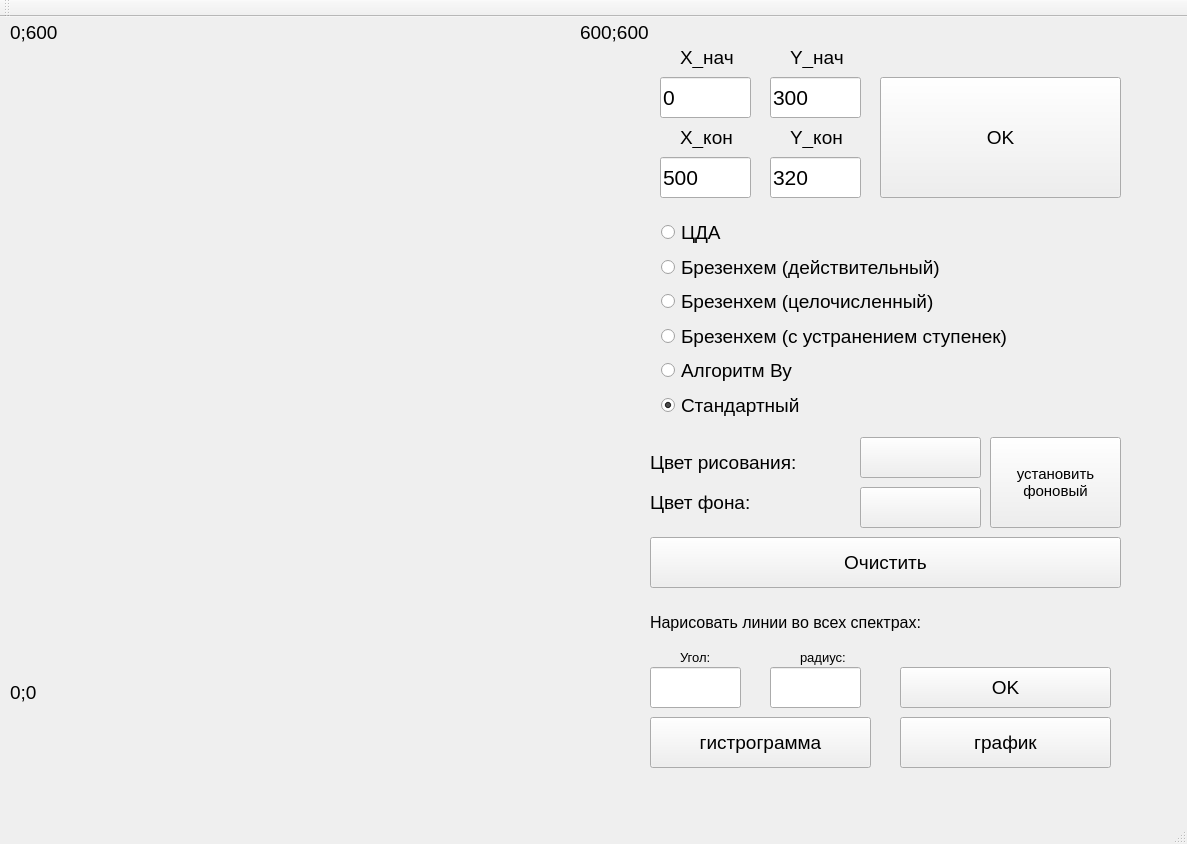
<?xml version="1.0" encoding="UTF-8"?>
<ui version="4.0">
 <class>MainWindow</class>
 <widget class="QMainWindow" name="MainWindow">
  <property name="geometry">
   <rect>
    <x>0</x>
    <y>0</y>
    <width>1187</width>
    <height>844</height>
   </rect>
  </property>
  <property name="windowTitle">
   <string>Методы отрисовки линий</string>
  </property>
  <widget class="QWidget" name="centralWidget">
   <widget class="GLWidget" name="widget" native="true">
    <property name="geometry">
     <rect>
      <x>20</x>
      <y>40</y>
      <width>600</width>
      <height>600</height>
     </rect>
    </property>
   </widget>
   <widget class="QLineEdit" name="lineEdit_1_x">
    <property name="geometry">
     <rect>
      <x>660</x>
      <y>60</y>
      <width>91</width>
      <height>41</height>
     </rect>
    </property>
    <property name="font">
     <font>
      <pointsize>16</pointsize>
     </font>
    </property>
    <property name="text">
     <string>0</string>
    </property>
   </widget>
   <widget class="QLineEdit" name="lineEdit_1_y">
    <property name="geometry">
     <rect>
      <x>770</x>
      <y>60</y>
      <width>91</width>
      <height>41</height>
     </rect>
    </property>
    <property name="font">
     <font>
      <pointsize>16</pointsize>
     </font>
    </property>
    <property name="text">
     <string>300</string>
    </property>
   </widget>
   <widget class="QLineEdit" name="lineEdit_2_y">
    <property name="geometry">
     <rect>
      <x>770</x>
      <y>140</y>
      <width>91</width>
      <height>41</height>
     </rect>
    </property>
    <property name="font">
     <font>
      <pointsize>16</pointsize>
     </font>
    </property>
    <property name="text">
     <string>320</string>
    </property>
   </widget>
   <widget class="QLineEdit" name="lineEdit_2_x">
    <property name="geometry">
     <rect>
      <x>660</x>
      <y>140</y>
      <width>91</width>
      <height>41</height>
     </rect>
    </property>
    <property name="font">
     <font>
      <pointsize>16</pointsize>
     </font>
    </property>
    <property name="text">
     <string>500</string>
    </property>
   </widget>
   <widget class="QLabel" name="label">
    <property name="geometry">
     <rect>
      <x>680</x>
      <y>30</y>
      <width>111</width>
      <height>21</height>
     </rect>
    </property>
    <property name="font">
     <font>
      <pointsize>14</pointsize>
     </font>
    </property>
    <property name="text">
     <string>X_нач</string>
    </property>
   </widget>
   <widget class="QLabel" name="label_2">
    <property name="geometry">
     <rect>
      <x>790</x>
      <y>30</y>
      <width>81</width>
      <height>21</height>
     </rect>
    </property>
    <property name="font">
     <font>
      <pointsize>14</pointsize>
     </font>
    </property>
    <property name="text">
     <string>Y_нач</string>
    </property>
   </widget>
   <widget class="QLabel" name="label_3">
    <property name="geometry">
     <rect>
      <x>680</x>
      <y>110</y>
      <width>81</width>
      <height>21</height>
     </rect>
    </property>
    <property name="font">
     <font>
      <pointsize>14</pointsize>
     </font>
    </property>
    <property name="text">
     <string>X_кон</string>
    </property>
   </widget>
   <widget class="QLabel" name="label_4">
    <property name="geometry">
     <rect>
      <x>790</x>
      <y>110</y>
      <width>81</width>
      <height>21</height>
     </rect>
    </property>
    <property name="font">
     <font>
      <pointsize>14</pointsize>
     </font>
    </property>
    <property name="text">
     <string>Y_кон</string>
    </property>
   </widget>
   <widget class="QPushButton" name="pushButton">
    <property name="geometry">
     <rect>
      <x>880</x>
      <y>60</y>
      <width>241</width>
      <height>121</height>
     </rect>
    </property>
    <property name="font">
     <font>
      <pointsize>14</pointsize>
     </font>
    </property>
    <property name="text">
     <string>OK</string>
    </property>
    <property name="shortcut">
     <string>Return</string>
    </property>
   </widget>
   <widget class="QWidget" name="layoutWidget">
    <property name="geometry">
     <rect>
      <x>650</x>
      <y>190</y>
      <width>471</width>
      <height>223</height>
     </rect>
    </property>
    <layout class="QVBoxLayout" name="verticalLayout">
     <item>
      <widget class="QRadioButton" name="radioButton_cda">
       <property name="font">
        <font>
         <pointsize>14</pointsize>
        </font>
       </property>
       <property name="text">
        <string>ЦДА</string>
       </property>
      </widget>
     </item>
     <item>
      <widget class="QRadioButton" name="radioButton_br_d">
       <property name="font">
        <font>
         <pointsize>14</pointsize>
        </font>
       </property>
       <property name="text">
        <string>Брезенхем (действительный)</string>
       </property>
      </widget>
     </item>
     <item>
      <widget class="QRadioButton" name="radioButton_br_i">
       <property name="font">
        <font>
         <pointsize>14</pointsize>
        </font>
       </property>
       <property name="text">
        <string>Брезенхем (целочисленный)</string>
       </property>
      </widget>
     </item>
     <item>
      <widget class="QRadioButton" name="radioButton_br_st">
       <property name="font">
        <font>
         <pointsize>14</pointsize>
        </font>
       </property>
       <property name="text">
        <string>Брезенхем (с устранением ступенек)</string>
       </property>
      </widget>
     </item>
     <item>
      <widget class="QRadioButton" name="radioButton_vu">
       <property name="font">
        <font>
         <pointsize>14</pointsize>
        </font>
       </property>
       <property name="text">
        <string>Алгоритм Ву</string>
       </property>
      </widget>
     </item>
     <item>
      <widget class="QRadioButton" name="radioButton_standart">
       <property name="font">
        <font>
         <pointsize>14</pointsize>
        </font>
       </property>
       <property name="text">
        <string>Стандартный</string>
       </property>
       <property name="checked">
        <bool>true</bool>
       </property>
      </widget>
     </item>
    </layout>
   </widget>
   <widget class="QPushButton" name="pushButton_color_line">
    <property name="geometry">
     <rect>
      <x>860</x>
      <y>420</y>
      <width>121</width>
      <height>41</height>
     </rect>
    </property>
    <property name="text">
     <string/>
    </property>
   </widget>
   <widget class="QPushButton" name="pushButton_color_fone">
    <property name="geometry">
     <rect>
      <x>860</x>
      <y>470</y>
      <width>121</width>
      <height>41</height>
     </rect>
    </property>
    <property name="text">
     <string/>
    </property>
   </widget>
   <widget class="QLabel" name="label_5">
    <property name="geometry">
     <rect>
      <x>650</x>
      <y>450</y>
      <width>171</width>
      <height>71</height>
     </rect>
    </property>
    <property name="font">
     <font>
      <pointsize>14</pointsize>
     </font>
    </property>
    <property name="text">
     <string>Цвет фона:</string>
    </property>
   </widget>
   <widget class="QLabel" name="label_6">
    <property name="geometry">
     <rect>
      <x>650</x>
      <y>410</y>
      <width>201</width>
      <height>71</height>
     </rect>
    </property>
    <property name="font">
     <font>
      <pointsize>14</pointsize>
     </font>
    </property>
    <property name="text">
     <string>Цвет рисования:</string>
    </property>
   </widget>
   <widget class="QPushButton" name="pushButton_2">
    <property name="geometry">
     <rect>
      <x>650</x>
      <y>520</y>
      <width>471</width>
      <height>51</height>
     </rect>
    </property>
    <property name="font">
     <font>
      <pointsize>14</pointsize>
     </font>
    </property>
    <property name="text">
     <string>Очистить</string>
    </property>
   </widget>
   <widget class="QLabel" name="label_7">
    <property name="geometry">
     <rect>
      <x>650</x>
      <y>580</y>
      <width>361</width>
      <height>51</height>
     </rect>
    </property>
    <property name="font">
     <font>
      <pointsize>12</pointsize>
     </font>
    </property>
    <property name="text">
     <string>Нарисовать линии во всех спектрах:</string>
    </property>
   </widget>
   <widget class="QLineEdit" name="lineEdit_angle">
    <property name="geometry">
     <rect>
      <x>650</x>
      <y>650</y>
      <width>91</width>
      <height>41</height>
     </rect>
    </property>
    <property name="font">
     <font>
      <pointsize>16</pointsize>
     </font>
    </property>
   </widget>
   <widget class="QLineEdit" name="lineEdit_rad">
    <property name="geometry">
     <rect>
      <x>770</x>
      <y>650</y>
      <width>91</width>
      <height>41</height>
     </rect>
    </property>
    <property name="font">
     <font>
      <pointsize>16</pointsize>
     </font>
    </property>
   </widget>
   <widget class="QPushButton" name="pushButton_5">
    <property name="geometry">
     <rect>
      <x>900</x>
      <y>700</y>
      <width>211</width>
      <height>51</height>
     </rect>
    </property>
    <property name="font">
     <font>
      <pointsize>14</pointsize>
     </font>
    </property>
    <property name="text">
     <string>график</string>
    </property>
   </widget>
   <widget class="QLabel" name="label_8">
    <property name="geometry">
     <rect>
      <x>680</x>
      <y>630</y>
      <width>81</width>
      <height>21</height>
     </rect>
    </property>
    <property name="font">
     <font>
      <pointsize>10</pointsize>
     </font>
    </property>
    <property name="text">
     <string>Угол:</string>
    </property>
   </widget>
   <widget class="QPushButton" name="pushButton_4">
    <property name="geometry">
     <rect>
      <x>650</x>
      <y>700</y>
      <width>221</width>
      <height>51</height>
     </rect>
    </property>
    <property name="font">
     <font>
      <pointsize>14</pointsize>
     </font>
    </property>
    <property name="text">
     <string>гистрограмма</string>
    </property>
   </widget>
   <widget class="QPushButton" name="pushButton_3">
    <property name="geometry">
     <rect>
      <x>900</x>
      <y>650</y>
      <width>211</width>
      <height>41</height>
     </rect>
    </property>
    <property name="font">
     <font>
      <pointsize>14</pointsize>
     </font>
    </property>
    <property name="text">
     <string>OK</string>
    </property>
    <property name="shortcut">
     <string>Return</string>
    </property>
   </widget>
   <widget class="QLabel" name="label_9">
    <property name="geometry">
     <rect>
      <x>800</x>
      <y>630</y>
      <width>81</width>
      <height>21</height>
     </rect>
    </property>
    <property name="font">
     <font>
      <pointsize>10</pointsize>
     </font>
    </property>
    <property name="text">
     <string>радиус:</string>
    </property>
   </widget>
   <widget class="QPushButton" name="pushButton_6">
    <property name="geometry">
     <rect>
      <x>990</x>
      <y>420</y>
      <width>131</width>
      <height>91</height>
     </rect>
    </property>
    <property name="font">
     <font>
      <pointsize>11</pointsize>
     </font>
    </property>
    <property name="text">
     <string>установить
фоновый</string>
    </property>
   </widget>
   <widget class="QLabel" name="label_10">
    <property name="geometry">
     <rect>
      <x>10</x>
      <y>650</y>
      <width>51</width>
      <height>51</height>
     </rect>
    </property>
    <property name="font">
     <font>
      <pointsize>14</pointsize>
     </font>
    </property>
    <property name="text">
     <string>0;0</string>
    </property>
   </widget>
   <widget class="QLabel" name="label_11">
    <property name="geometry">
     <rect>
      <x>10</x>
      <y>0</y>
      <width>91</width>
      <height>31</height>
     </rect>
    </property>
    <property name="font">
     <font>
      <pointsize>14</pointsize>
     </font>
    </property>
    <property name="text">
     <string>0;600</string>
    </property>
   </widget>
   <widget class="QLabel" name="label_12">
    <property name="geometry">
     <rect>
      <x>580</x>
      <y>0</y>
      <width>91</width>
      <height>31</height>
     </rect>
    </property>
    <property name="font">
     <font>
      <pointsize>14</pointsize>
     </font>
    </property>
    <property name="text">
     <string>600;600</string>
    </property>
   </widget>
  </widget>
  <widget class="QMenuBar" name="menuBar">
   <property name="geometry">
    <rect>
     <x>0</x>
     <y>0</y>
     <width>1187</width>
     <height>21</height>
    </rect>
   </property>
  </widget>
  <widget class="QToolBar" name="mainToolBar">
   <attribute name="toolBarArea">
    <enum>TopToolBarArea</enum>
   </attribute>
   <attribute name="toolBarBreak">
    <bool>false</bool>
   </attribute>
  </widget>
  <widget class="QStatusBar" name="statusBar"/>
 </widget>
 <layoutdefault spacing="6" margin="11"/>
 <customwidgets>
  <customwidget>
   <class>GLWidget</class>
   <extends>QWidget</extends>
   <header>glwidget.h</header>
   <container>1</container>
  </customwidget>
 </customwidgets>
 <tabstops>
  <tabstop>lineEdit_1_x</tabstop>
  <tabstop>lineEdit_1_y</tabstop>
  <tabstop>lineEdit_2_x</tabstop>
  <tabstop>lineEdit_2_y</tabstop>
  <tabstop>pushButton</tabstop>
  <tabstop>radioButton_cda</tabstop>
  <tabstop>radioButton_br_d</tabstop>
  <tabstop>radioButton_br_i</tabstop>
  <tabstop>radioButton_br_st</tabstop>
  <tabstop>radioButton_standart</tabstop>
 </tabstops>
 <resources/>
 <connections/>
</ui>
